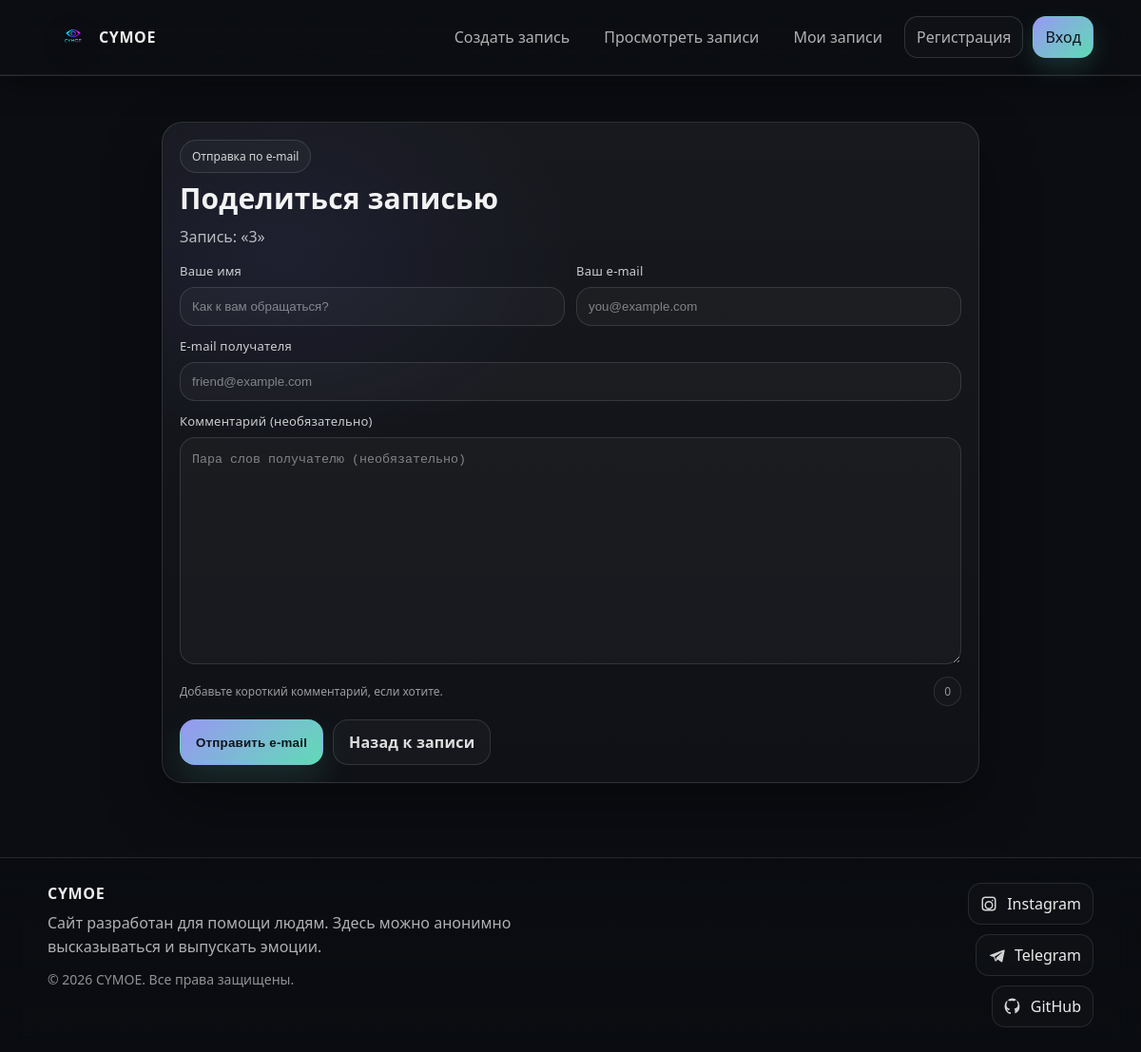
Page /1/share/ on the earlier database version.
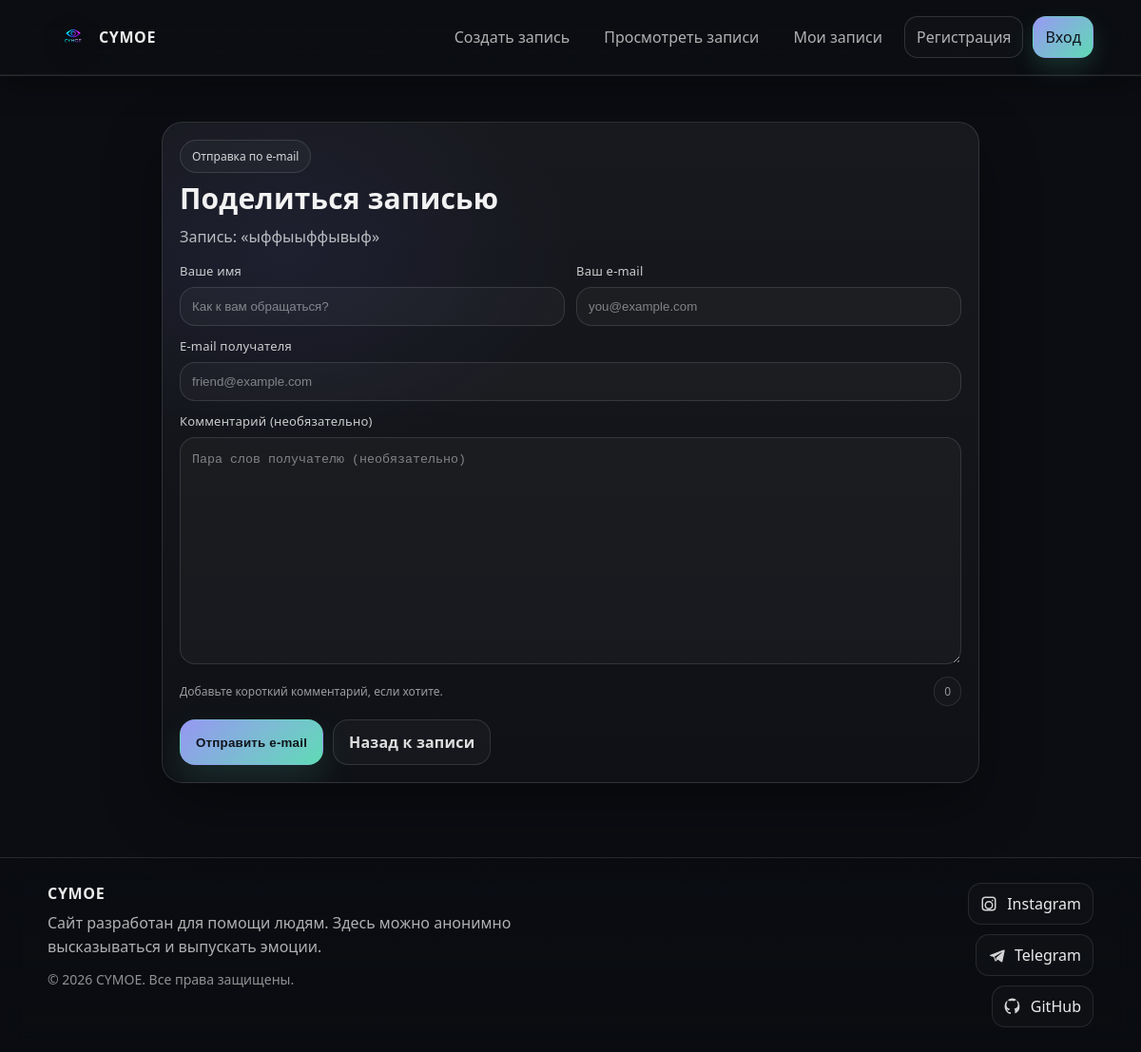
Same page on the later database version.
### blog/models.py (models this page shows, shortened)
class Post(models.Model):
    title = models.CharField(max_length=100, unique=False)
    slug = models.SlugField(max_length=100, unique_for_date='publish')
    text = models.TextField(max_length=10000)
    author = models.ForeignKey(User, on_delete=models.CASCADE, null=True)
    created = models.DateTimeField(auto_now_add=True)
    publish = models.DateTimeField(default=timezone.now)
    class Meta:
        ordering = ['-publish']
        indexes = [
            models.Index(fields=['-publish']),
        ]
        get_latest_by = 'created'
    def get_absolute_url(self):
        return reverse("blog:detail_post_all", kwargs={"id": self.id,
                                                       "year": self.publish.year,
                                                       "month": self.publish.month,
                                                       "day": self.publish.day,
                                                       "slug": self.slug
                                                       })

### blog/views.py (the view)
# urls.py: path('<int:post_id>/share/', views.post_share, name='post_share'),
def post_share(request, post_id):
    post = get_object_or_404(Post, id=post_id)
    sent = False
    if request.method == "POST":
        form = EmaiPostForm(request.POST)
        if form.is_valid():
            cd = form.cleaned_data
            post_url = request.build_absolute_uri(post.get_absolute_url())
            subject = f"{cd['name']} рекомендует " \
                      f"{post.title}"
            message = f"Читай {post.title} в {post_url}\n\n" \
                      f"{cd['name']}\'s ({cd['email']}) Комент: {cd['comments']}"
            send_mail(subject, message, settings.EMAIL_HOST_USER, [cd['to']])
            sent = True
    else:
        form = EmaiPostForm()
    return render(request, 'notes/share.html', {'post': post, 'form': form, 'sent': sent})

### blog/forms.py
class EmaiPostForm(forms.Form):
    name = forms.CharField(max_length=25)
    email = forms.EmailField()
    to = forms.EmailField()
    comments = forms.CharField(required=False, widget=forms.Textarea)

### templates/notes/share.html (shortened to what this page needs)
{% extends "base.html" %}
{% load static %}
{% block extra_css %}
<link rel="stylesheet" href="{% static 'css/share.css' %}">
{% endblock %}
{% block content %}
<section class="share">
    <div class="share-wrap">
        <div class="card share-card">
            {% if sent %}
                <div class="status status-success" role="status" aria-live="polite">
                    Письмо успешно отправлено
                </div>
                <h1 class="title">Готово</h1>
                <p class="subtitle">
                    Запись «{{ post.title|default:"Без заголовка" }}» успешно отправлена на
                    <span class="accent">{{ form.cleaned_data.to }}</span>.
                </p>
                <div class="actions">
                    <a class="btn btn-primary" href="{{ post.get_absolute_url }}">
                        Вернуться к записи
                        <span class="btn-glow" aria-hidden="true"></span>
                    </a>
                </div>
            {% else %}
                <div class="status">Отправка по e-mail</div>
                <h1 class="title">Поделиться записью</h1>
                <p class="subtitle">
                    Запись: «{{ post.title|default:"Без заголовка" }}»
                </p>
                <form class="share-form" method="post" novalidate>
                    <div class="field-grid">
                        <div class="field">
                            <label class="label" for="{{ form.name.id_for_label }}">Ваше имя</label>
                            <div class="control">{{ form.name }}</div>
                        </div>
                        <div class="field">
                            <label class="label" for="{{ form.email.id_for_label }}">Ваш e-mail</label>
                            <div class="control">{{ form.email }}</div>
                        </div>
                    </div>
                    <div class="field">
                        <label class="label" for="{{ form.to.id_for_label }}">E-mail получателя</label>
                        <div class="control">{{ form.to }}</div>
                    </div>
                    <div class="field">
                        <label class="label" for="{{ form.comments.id_for_label }}">Комментарий (необязательно)</label>
                        <div class="control">
                            {{ form.comments }}
                            <div class="helper-row">
                                <div class="helper" id="helperText">Добавьте короткий комментарий, если хотите.</div>
                                <div class="counter" id="counter">0</div>
                            </div>
                        </div>
                    </div>
                    <div class="actions">
                        <button class="btn btn-primary" type="submit">
                            Отправить e-mail
                        </button>
                        <a class="btn btn-ghost" href="{{ post.get_absolute_url }}">Назад к записи</a>
                    </div>
                </form>
            {% endif %}
        </div>
    </div>
</section>
{% endblock %}

Differences in the rows shown:
changed Post: title "3" → "ыффыыффывыф"
